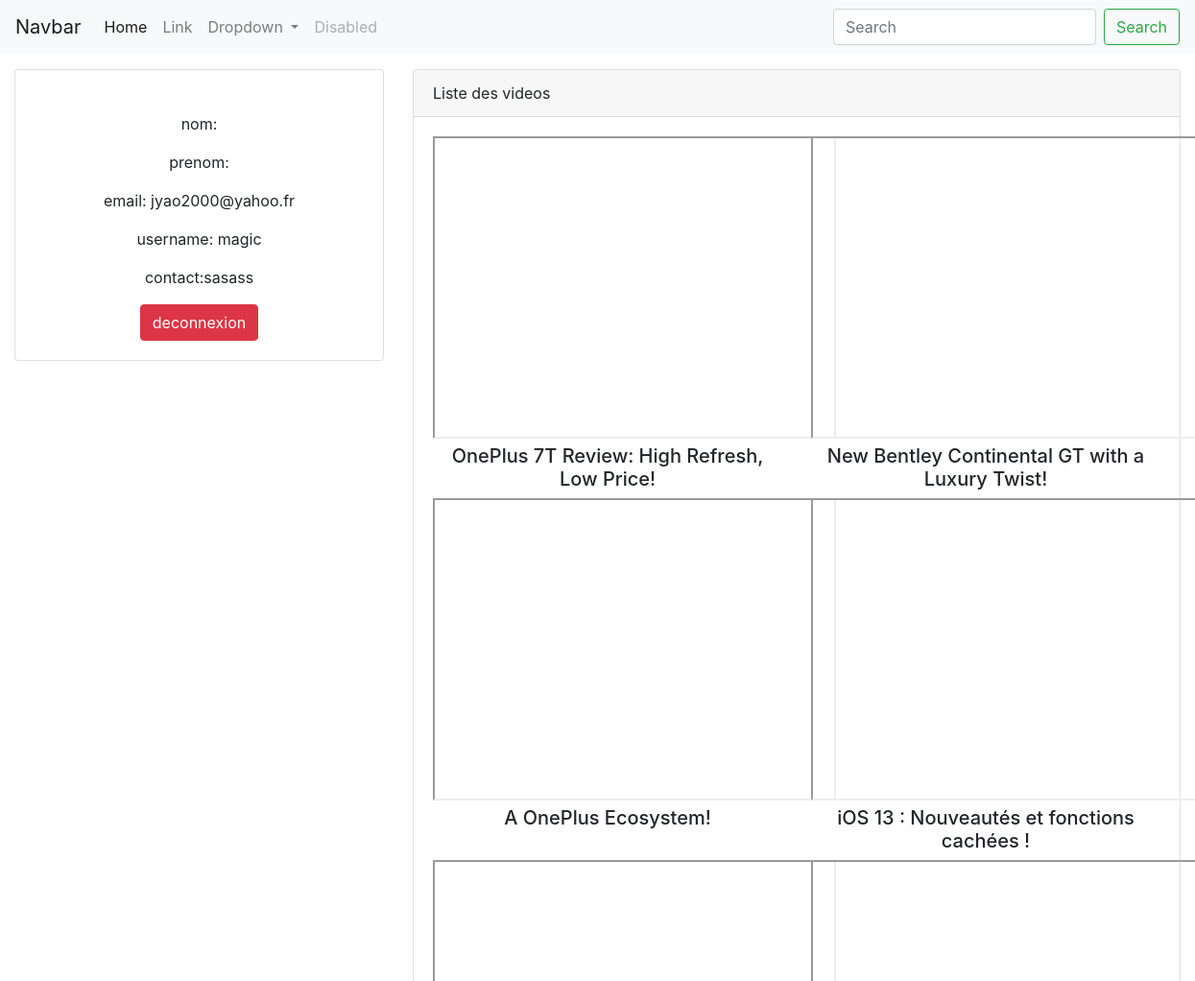
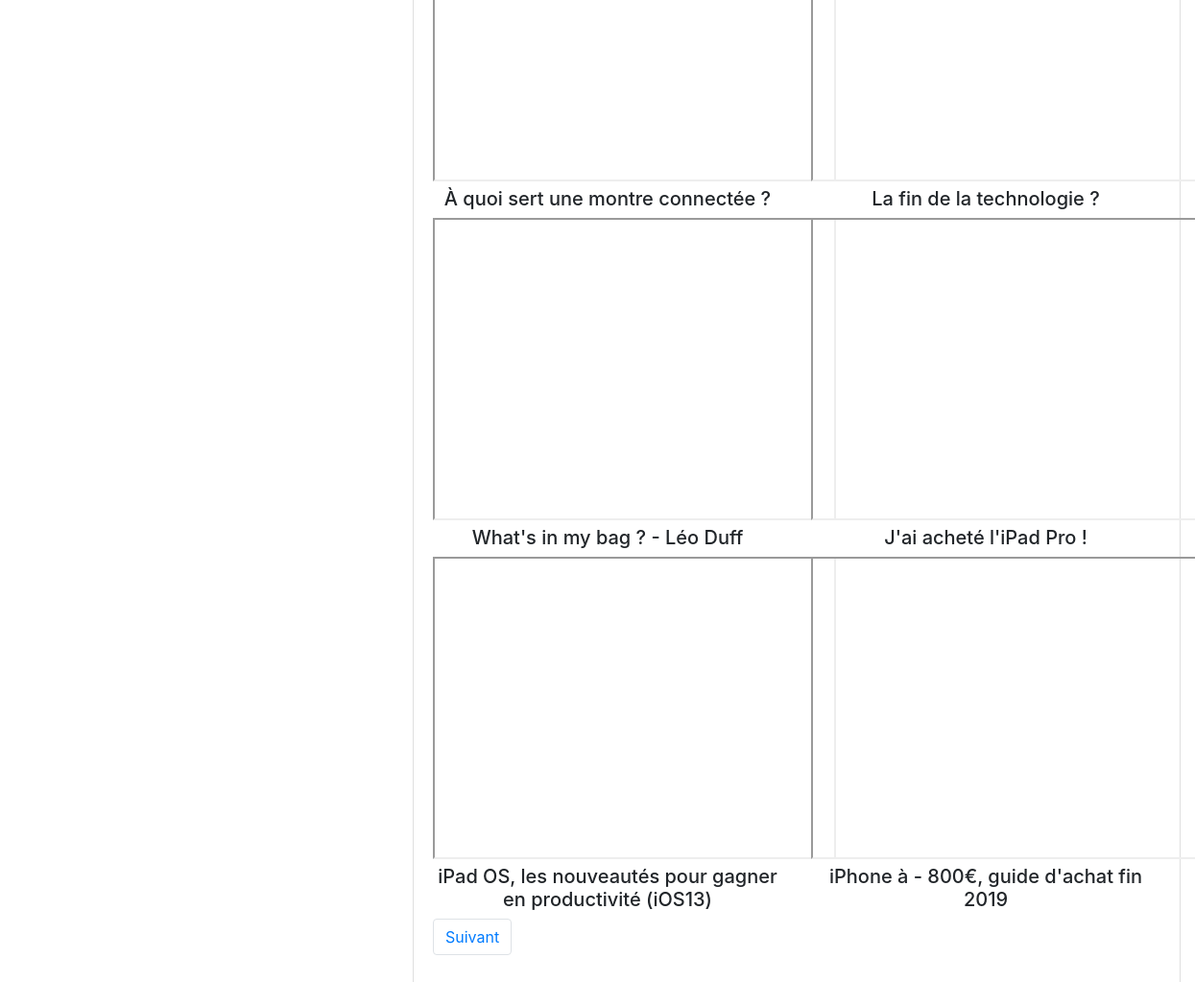
The page /dashboard (signed in) on the database its author committed (2 pictures, top to bottom).
### form_app/models.py (models this page shows, shortened)
class Profile(models.Model):
    user = models.OneToOneField(User, on_delete=models.CASCADE, related_name='profile')  # 1 user <---> 1 profil
    contacts = models.CharField(max_length=30, null=True)
    image = models.ImageField(upload_to='profile/', default='useravatar.jpg')
    birth_date = models.DateField(null=True)

class Y_Video(models.Model):
    titre = models.CharField(max_length=250)
    lien = models.URLField(max_length=300)
    date_add = models.DateTimeField(auto_now=True)
    date_upd = models.DateTimeField(auto_now_add=True)
    statut = models.BooleanField(default=True)
    class Meta:
        verbose_name = 'Y_Video'
        verbose_name_plural = 'Y_Videos'

### form_app/views.py (the view)
# urls.py: path('dashboard',views.dashboard, name="dashboard"),
@login_required(login_url='connexion')
def dashboard(request):
    titre = request.GET.get('titre')
    vi = models.Y_Video.objects.filter(statut=True)
    if titre:
        vi = vi.filter(titre__icontains=titre)
    paginator = Paginator(vi, 10)
    page = request.GET.get('page')
    try:
        vi = paginator.page(page)
    except PageNotAnInteger:
        vi = paginator.page(1)
    except:
        vi = paginator.page(paginator.num_pages)
    data = {
        'user': request.user,
        'videos': vi,
        'titre': titre,
    }
    return render(request, 'dashboard.html', data)

### templates/dashboard.html (shortened to what this page needs)
<!doctype html>
<html lang="en">
<head>
    <link rel="stylesheet" href="https://stackpath.bootstrapcdn.com/bootstrap/4.3.1/css/bootstrap.min.css">
</head>
<body>
    <nav class="navbar navbar-expand-lg navbar-light bg-light">
        <a class="navbar-brand" href="#">Navbar</a>
        <div class="collapse navbar-collapse" id="navbarSupportedContent">
            <ul class="navbar-nav mr-auto">
            <li class="nav-item active">
                <a class="nav-link" href="#">Home <span class="sr-only">(current)</span></a>
            </li>
            <li class="nav-item">
                <a class="nav-link" href="#">Link</a>
            </li>
            <li class="nav-item dropdown">
                <a class="nav-link dropdown-toggle" href="#" id="navbarDropdown" role="button" data-toggle="dropdown" aria-haspopup="true" aria-expanded="false">
                Dropdown
                </a>
            </li>
            <li class="nav-item">
                <a class="nav-link disabled" href="#" tabindex="-1" aria-disabled="true">Disabled</a>
            </li>
            </ul>
            <form class="form-inline my-2 my-lg-0" action="{% url 'dashboard' %}" method="get" accept-charset="utf-8">
            <input class="form-control mr-sm-2" name="titre" type="search" placeholder="Search" aria-label="Search">
            <button class="btn btn-outline-success my-2 my-sm-0" type="submit">Search</button>
            </form>
        </div>
        </nav>
        <div class="container-fluid mt-3">
            <div class="row">
                <div class="col col-md-4">
                    <div class="card">
                        <div class="card-body">
                            <div class="text-center">
                                    <p>nom: {{ user.first_name }}</p>
                                    <p>prenom: {{ user.last_name }}</p>
                                    <p>email: {{ user.email }}</p>
                                    <p>username: {{ user.username }}</p>
                                    <p>contact:{{ user.profile.contacts }}</p>
                                    <a href="{% url 'deconection' %}" class="btn btn-danger">deconnexion</a>
                                </div>
                        </div>
                    </div>
                </div>
                <div class="col col-md-8">
                    <div class="card">
                        <div class="card-header">
                            Liste des videos
                        </div>
                        <div class="card-body">
                            <div class="row">
                                {% for video in videos %}
                                    <div class="col col-md-6">
                                        <div class="text-center">
                                                <iframe width="420" height="315"
                                                src="{{ video.lien }}">
                                                </iframe>
                                            <h5>{{ video.titre }}</h5>
                                        </div>
                                    </div>
                                {% endfor %}
                            </div>
                            <div class="text-center">
                                <nav aria-label="Page navigation example">
                                    <ul class="pagination">
                                        {% if videos.has_next %}
                                            <li class="page-item"><a class="page-link" href="?page={{ videos.next_page_number }}">Suivant</a></li>
                                        {% endif %}
                                    </ul>
                                </nav>
                            </div>
                        </div>
                    </div>
                </div>
            </div>
        </div>
</body>
</html>

### rows shown on the page
Y_Video: titre "OnePlus 7T Review: High Refresh, Low Price!"
Y_Video: titre "New Bentley Continental GT with a Luxury Twist!"
Y_Video: titre "A OnePlus Ecosystem!"
Y_Video: titre "iOS 13 : Nouveautés et fonctions cachées !"
Y_Video: titre "À quoi sert une montre connectée ?"
Y_Video: titre "La fin de la technologie ?"
Y_Video: titre "What's in my bag ? - Léo Duff"
Y_Video: titre "J'ai acheté l'iPad Pro !"
Y_Video: titre "iPad OS, les nouveautés pour gagner en productivité (iOS13)"
Y_Video: titre "iPhone à - 800€, guide d'achat fin 2019"

### other values the page prints
{{ user.email }} "jyao2000@yahoo.fr"
{{ user.username }} "magic"
{{ user.profile.contacts }} "sasass"
